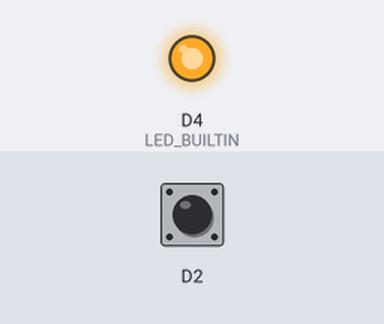
A sketch run on a simulated ESP8266 (NodeMCU). Shown: output pins drawn as LEDs (lit = HIGH, except the on-board LED, lit = LOW). The inputs (shaded band) are chosen by the test bench; at power-on: D2 HIGH. A WiFi scan finds three made-up networks; what the sketch prints to the serial monitor is not drawn.

Above: at 1.3 s.
1.4 s: D2 pulled LOW for 0.15 s
At 3.8 s:
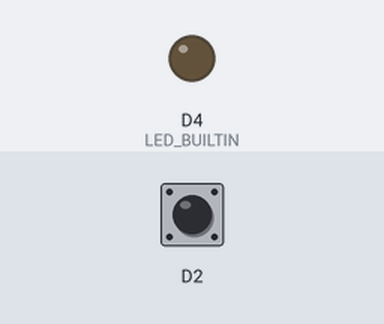
Timing chart, 0 to 5.3 s (numbered marks = the images above; inputs shaded):
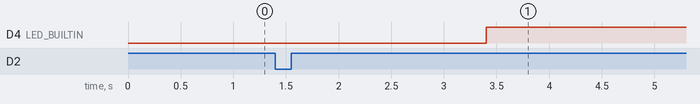

Measured:
- after the input at 1.4 s, D4 (LED_BUILTIN): LOW → HIGH after 2.0 s

The sketch:

WiFiScanLedButon.ino
```cpp
#include "ESP8266WiFi.h"

void setup() {


  pinMode(D2, INPUT_PULLUP);
  pinMode(LED_BUILTIN, OUTPUT);
  Serial.begin(2000000);


  WiFi.mode(WIFI_STA);
  WiFi.disconnect();
  delay(100);

  Serial.println("Setup done");
  Serial.println("aperte o botão para buscar -> o <-");
}

void loop() {
  int buton = digitalRead(D2);

  if (buton == LOW)  {
    digitalWrite(LED_BUILTIN, LOW);
    Serial.println("(☞ﾟヮﾟ)☞ scan start ☜(ﾟヮﾟ☜)");


    // WiFi.scanNetworks will return the number of networks found
    int n = WiFi.scanNetworks();
    Serial.println("scan done");
    if (n == 0) {
      Serial.println("no networks found");
      digitalWrite(LED_BUILTIN, HIGH);
    } else {
      digitalWrite(LED_BUILTIN, HIGH);
      Serial.print(n);
      Serial.println("📶networks found📶");
      for (int i = 0; i < n; ++i) {

        Serial.print(i + 1);
        Serial.print(": ");
        Serial.print(WiFi.SSID(i));
        Serial.print(" (");
        Serial.print(WiFi.RSSI(i));
        Serial.print(")");
        Serial.println((WiFi.encryptionType(i) == ENC_TYPE_NONE) ? "🔓" : "🔒");
        delay(10);
      }
    }
    Serial.println("");


    delay(5000);

  }

}
```
